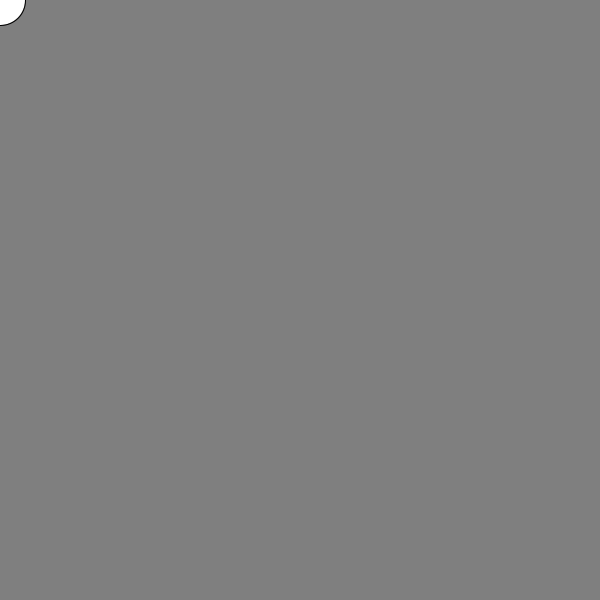
Frame 1 (no input)
Frame 60 (the mouse pressed at the canvas centre just before this capture): identical to frame 1, image omitted
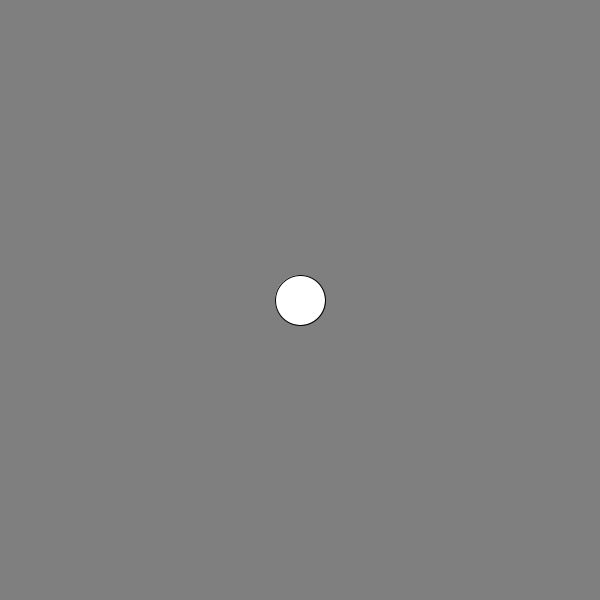
Frame 120 (the mouse held since frame 60 and released just before this capture)

The Processing sketch that drew these frames (run headless with seeded random() and noise(); from frame 60 on, the mouse is pressed at the canvas centre):

// Processing sketch: genel_bilgi
// ── genel_bilgi.pde


void setup(){ // Ekranın yüklenmesi için gerekli fonksiyon
  size(600,600); //ekran boyutu 
  smooth(); // Fare hareketinin biraz daha pürüzsüz olması için kullanılan fonk.
}

void draw(){ // Çizilme için gerekli fonksiyon
  
  background(127); //0-255 arası değerler ekranın arka plan rengi değiştirir. RGB 
  
  /* ellipse(200,200,50,50); /* ekrana elips çizer. 
                              ilk değer x koordinatı 
                              ikinci değer y koordinatı
                              üçüncü değer width değeri
                              dördüncü değer height değeri */
     
     ellipse(mouseX,mouseY,50,50); /* mouseX --> Farenin x koordinatı
                                      mouseY --> Farenin y koordinatı */                      
}
